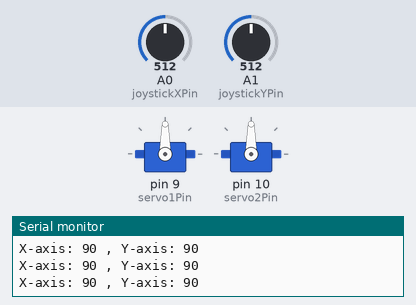
This sketch was run on a simulated Arduino Uno, built with avr-gcc and run on an emulated ATmega328P. Shown: 2 × servo, the last lines printed to the serial monitor. The inputs (shaded band) are chosen by the test bench; at power-on: A0 (joystickXPin) = 512, A1 (joystickYPin) = 512.

Above: at 1.2 s.
1.3 s: A0 (joystickXPin) set to 554
At 2.4 s:
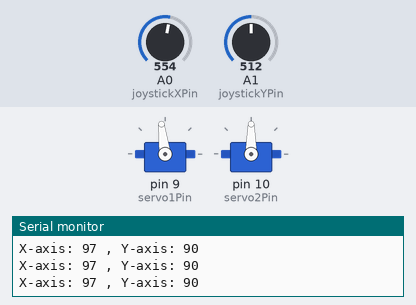
4.3 s: A0 (joystickXPin) set to 584
At 5.5 s:
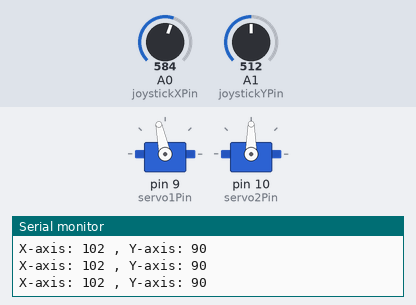
5.8 s: A1 (joystickYPin) set to 61
At 7.0 s:
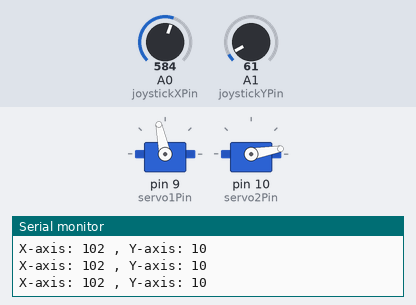
7.3 s: A1 (joystickYPin) set to 52
At 7.8 s:
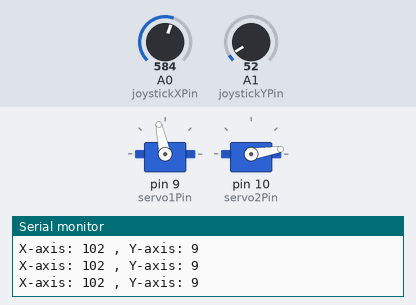
10.3 s: A1 (joystickYPin) set to 122
At 10.7 s:
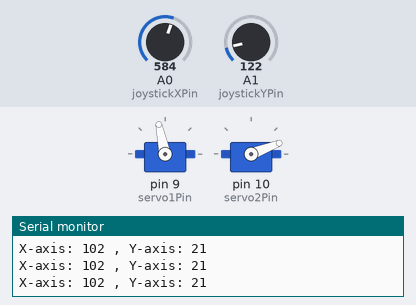
11.8 s: A0 (joystickXPin) set to 511
At 12.5 s:
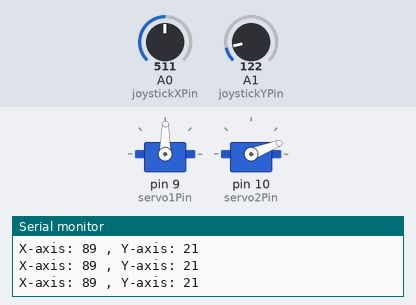
Timing chart, 0 to 14.3 s (numbered marks = the images above; inputs shaded):
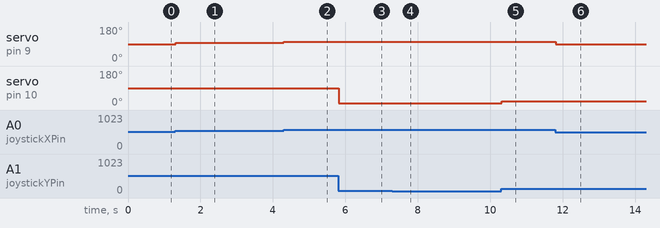

The sketch:

sketch_oct7e.ino
```cpp
#include <Servo.h>

const int joystickXPin = A0;
const int joystickYPin = A1;
const int servo1Pin = 9;
const int servo2Pin = 10;

Servo servo1;
Servo servo2;


void setup() {
  servo1.attach(servo1Pin);
  servo2.attach(servo2Pin);

  Serial.begin(9600);
}

void loop() {
  // Read the joystick values
  int joystickXValue = analogRead(joystickXPin);
  int joystickYValue = analogRead(joystickYPin);

  int servo1Position = map(joystickXValue, 0, 1023, 0, 180);
  int servo2Position = map(joystickYValue, 0, 1023, 0, 180);

  servo1.write(servo1Position);
  servo2.write(servo2Position);

  Serial.print("X-axis: ");
  Serial.print(servo1Position);
  Serial.print(" , Y-axis: ");
  Serial.println(servo2Position);
}
```

Measured:
- after the input at 1.3 s, servo on pin 9 (servo1Pin): 90° → 97° at once
- after the input at 4.3 s, servo on pin 9 (servo1Pin): 97° → 102° at once
- after the input at 5.8 s, servo on pin 10 (servo2Pin): 90° → 10° at once
- after the input at 7.3 s, servo on pin 10 (servo2Pin): 10° → 9° at once
- after the input at 10.3 s, servo on pin 10 (servo2Pin): 9° → 21° at once
- after the input at 11.8 s, servo on pin 9 (servo1Pin): 102° → 89° at once
